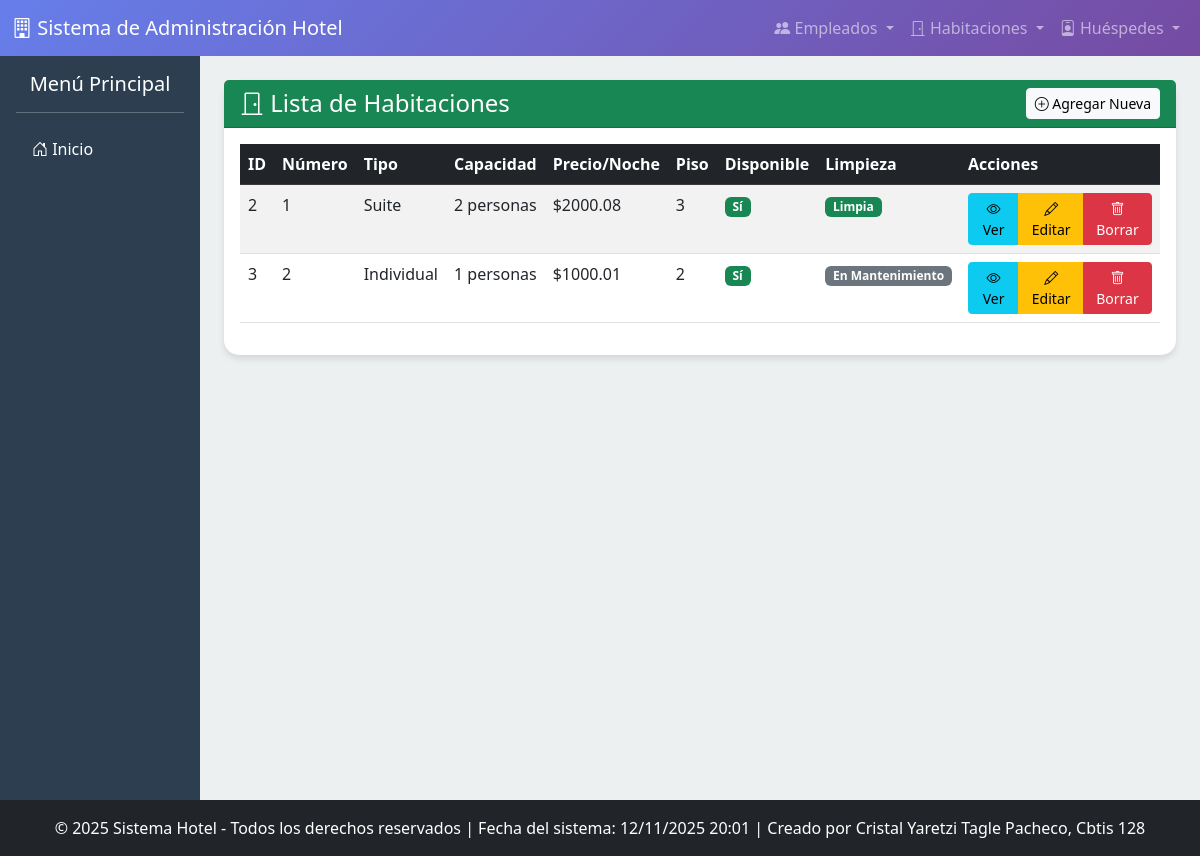
/habitaciones/ver/, run on the app's committed database.
### app_Hotel/models.py (models this page shows, shortened)
class Habitacion(models.Model):
    TIPOS_HABITACION = (
        ('IND', 'Individual'),
        ('DOB', 'Doble'),
        ('SUI', 'Suite'),
        ('FAM', 'Familiar'),
    )
    ESTADOS_LIMPIEZA = (
        ('LIM', 'Limpia'),
        ('SUC', 'Sucia'),
        ('MNT', 'En Mantenimiento'),
    )
    numero = models.IntegerField(unique=True)
    tipo = models.CharField(max_length=3, choices=TIPOS_HABITACION)
    capacidad = models.IntegerField(help_text='Máximo número de personas.')
    precio_por_noche = models.DecimalField(max_digits=8, decimal_places=2)
    disponibles = models.BooleanField(default=True, help_text='Indica si la habitación está lista para ser reservada.')
    piso = models.IntegerField()
    estado_limpieza = models.CharField(max_length=3, choices=ESTADOS_LIMPIEZA, default='LIM')
    class Meta:
        verbose_name_plural = "Habitaciones"
        ordering = ['numero']

### app_Hotel/views.py (the view)
# urls.py: path('habitaciones/ver/', views.ver_habitaciones, name='ver_habitaciones'),
def ver_habitaciones(request):
    habitaciones = Habitacion.objects.all()
    return render(request, 'habitacion/ver_habitaciones.html', {'habitaciones': habitaciones})

### app_Hotel/templates/habitacion/ver_habitaciones.html
{% extends 'base.html' %}
{% block content %}
<div class="row">
    <div class="col-12">
        <div class="card">
            <div class="card-header bg-success text-white d-flex justify-content-between align-items-center">
                <h4 class="mb-0"><i class="bi bi-door-closed"></i> Lista de Habitaciones</h4>
                <a href="{% url 'agregar_habitacion' %}" class="btn btn-light btn-sm">
                    <i class="bi bi-plus-circle"></i> Agregar Nueva
                </a>
            </div>
            <div class="card-body">
                <div class="table-responsive">
                    <table class="table table-striped table-hover">
                        <thead class="table-dark">
                            <tr>
                                <th>ID</th>
                                <th>Número</th>
                                <th>Tipo</th>
                                <th>Capacidad</th>
                                <th>Precio/Noche</th>
                                <th>Piso</th>
                                <th>Disponible</th>
                                <th>Limpieza</th>
                                <th>Acciones</th>
                            </tr>
                        </thead>
                        <tbody>
                            {% for habitacion in habitaciones %}
                            <tr>
                                <td>{{ habitacion.id }}</td>
                                <td>{{ habitacion.numero }}</td>
                                <td>{{ habitacion.get_tipo_display }}</td>
                                <td>{{ habitacion.capacidad }} personas</td>
                                <td>${{ habitacion.precio_por_noche }}</td>
                                <td>{{ habitacion.piso }}</td>
                                <td>
                                    {% if habitacion.disponibles %}
                                        <span class="badge bg-success">Sí</span>
                                    {% else %}
                                        <span class="badge bg-danger">No</span>
                                    {% endif %}
                                </td>
                                <td>
                                    <span class="badge
                                        {% if habitacion.estado_limpieza == 'LIM' %}bg-success
                                        {% elif habitacion.estado_limpieza == 'SUC' %}bg-warning
                                        {% else %}bg-secondary{% endif %}">
                                        {{ habitacion.get_estado_limpieza_display }}
                                    </span>
                                </td>
                                <td>
                                    <div class="btn-group" role="group">
                                        <a href="#" class="btn btn-info btn-sm">
                                            <i class="bi bi-eye"></i> Ver
                                        </a>
                                        <a href="{% url 'realizar_actualizacion_habitacion' habitacion.id %}" class="btn btn-warning btn-sm">
                                            <i class="bi bi-pencil"></i> Editar
                                        </a>
                                        <a href="{% url 'realizar_borrado_habitacion' habitacion.id %}" class="btn btn-danger btn-sm">
                                            <i class="bi bi-trash"></i> Borrar
                                        </a>
                                    </div>
                                </td>
                            </tr>
                            {% empty %}
                            <tr>
                                <td colspan="9" class="text-center">No hay habitaciones registradas</td>
                            </tr>
                            {% endfor %}
                        </tbody>
                    </table>
                </div>
            </div>
        </div>
    </div>
</div>
{% endblock %}

### app_Hotel/templates/base.html (style rules this page uses)
body { background-color: #f8f9fa; font-family: 'Segoe UI', Tahoma, Geneva, Verdana, sans-serif; }
.card { border: none; border-radius: 15px; box-shadow: 0 4px 6px rgba(0,0,0,0.1); transition: transform 0.3s ease; }

### data on the page
Habitacion: id "2", numero "1", tipo "Suite", capacidad "2", precio_por_noche "2000.08", piso "3", disponibles "Sí", estado_limpieza "Limpia"
Habitacion: id "3", numero "2", tipo "Individual", capacidad "1", precio_por_noche "1000.01", piso "2", disponibles "Sí", estado_limpieza "En Mantenimiento"
